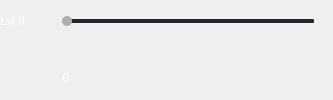
                <widget class="QFrame" name="frm_rfrsh_rate_lvl_2">
                 <property name="minimumSize">
                  <size>
                   <width>333</width>
                   <height>0</height>
                  </size>
                 </property>
                 <property name="maximumSize">
                  <size>
                   <width>333</width>
                   <height>16777215</height>
                  </size>
                 </property>
                 <property name="frameShape">
                  <enum>QFrame::NoFrame</enum>
                 </property>
                 <property name="frameShadow">
                  <enum>QFrame::Plain</enum>
                 </property>
                 <property name="lineWidth">
                  <number>0</number>
                 </property>
                 <layout class="QGridLayout" name="gridLayout_14">
                  <property name="leftMargin">
                   <number>0</number>
                  </property>
                  <property name="topMargin">
                   <number>0</number>
                  </property>
                  <property name="rightMargin">
                   <number>0</number>
                  </property>
                  <property name="bottomMargin">
                   <number>0</number>
                  </property>
                  <property name="spacing">
                   <number>0</number>
                  </property>
                  <item row="1" column="0" colspan="2">
                   <spacer name="verticalSpacer_14">
                    <property name="orientation">
                     <enum>Qt::Vertical</enum>
                    </property>
                    <property name="sizeType">
                     <enum>QSizePolicy::Fixed</enum>
                    </property>
                    <property name="sizeHint" stdset="0">
                     <size>
                      <width>20</width>
                      <height>6</height>
                     </size>
                    </property>
                   </spacer>
                  </item>
                  <item row="0" column="0">
                   <widget class="QLabel" name="lbl_txt_rfrsh_rate_lvl_2">
                    <property name="minimumSize">
                     <size>
                      <width>43</width>
                      <height>10</height>
                     </size>
                    </property>
                    <property name="maximumSize">
                     <size>
                      <width>43</width>
                      <height>10</height>
                     </size>
                    </property>
                    <property name="font">
                     <font>
                      <family>Tahoma</family>
                      <pointsize>9</pointsize>
                      <stylestrategy>PreferAntialias</stylestrategy>
                      <kerning>true</kerning>
                     </font>
                    </property>
                    <property name="styleSheet">
                     <string notr="true">color: white;</string>
                    </property>
                    <property name="lineWidth">
                     <number>0</number>
                    </property>
                    <property name="text">
                     <string>Lvl II</string>
                    </property>
                   </widget>
                  </item>
                  <item row="0" column="1">
                   <widget class="QFrame" name="frm_sldr_rfrsh_rate_lvl_2">
                    <property name="minimumSize">
                     <size>
                      <width>290</width>
                      <height>16</height>
                     </size>
                    </property>
                    <property name="maximumSize">
                     <size>
                      <width>290</width>
                      <height>16</height>
                     </size>
                    </property>
                    <property name="frameShape">
                     <enum>QFrame::NoFrame</enum>
                    </property>
                    <property name="frameShadow">
                     <enum>QFrame::Plain</enum>
                    </property>
                    <property name="lineWidth">
                     <number>0</number>
                    </property>
                    <layout class="QHBoxLayout" name="horizontalLayout_10">
                     <property name="spacing">
                      <number>0</number>
                     </property>
                     <property name="leftMargin">
                      <number>6</number>
                     </property>
                     <property name="topMargin">
                      <number>0</number>
                     </property>
                     <property name="rightMargin">
                      <number>5</number>
                     </property>
                     <property name="bottomMargin">
                      <number>0</number>
                     </property>
                     <item>
                      <widget class="QSlider" name="hrzntlSldr_rfrsh_rate_lvl_2">
                       <property name="sizePolicy">
                        <sizepolicy hsizetype="Expanding" vsizetype="Preferred">
                         <horstretch>0</horstretch>
                         <verstretch>0</verstretch>
                        </sizepolicy>
                       </property>
                       <property name="minimumSize">
                        <size>
                         <width>279</width>
                         <height>16</height>
                        </size>
                       </property>
                       <property name="maximumSize">
                        <size>
                         <width>279</width>
                         <height>16</height>
                        </size>
                       </property>
                       <property name="styleSheet">
                        <string notr="true">QSlider::groove:horizontal {
	width: 252;
    border-radius: 0px;
    height: 4px;
}
QSlider::add-page:qlineargradient {
	background: #232631;
	border-top-right-radius: 1px;
	border-bottom-right-radius: 1px;
	border-top-left-radius: 0px;
	border-bottom-left-radius: 0px;
}
QSlider::sub-page:qlineargradient {
	background: #00e39b;
	border-top-right-radius: 0px;
	border-bottom-right-radius: 0px;
	border-top-left-radius: 1px;
	border-bottom-left-radius: 1px;
}
QSlider::handle:horizontal {
	width: 12px;
	height: 12px;
    background: qradialgradient(cx: 0.5, cy: 0.5, radius: 0.5, fx: 0.5, fy: 0.5, stop: 0.75 #afafaf, stop: 0.90 transparent);
	margin: -4px -1px -4px -1px;
}</string>
                       </property>
                       <property name="minimum">
                        <number>50</number>
                       </property>
                       <property name="maximum">
                        <number>7200</number>
                       </property>
                       <property name="singleStep">
                        <number>50</number>
                       </property>
                       <property name="pageStep">
                        <number>50</number>
                       </property>
                       <property name="value">
                        <number>50</number>
                       </property>
                       <property name="sliderPosition">
                        <number>50</number>
                       </property>
                       <property name="orientation">
                        <enum>Qt::Horizontal</enum>
                       </property>
                      </widget>
                     </item>
                    </layout>
                   </widget>
                  </item>
                  <item row="3" column="1">
                   <widget class="QFrame" name="frm_lbl_rfrsh_rate_lvl_2">
                    <property name="minimumSize">
                     <size>
                      <width>290</width>
                      <height>14</height>
                     </size>
                    </property>
                    <property name="maximumSize">
                     <size>
                      <width>290</width>
                      <height>14</height>
                     </size>
                    </property>
                    <property name="frameShape">
                     <enum>QFrame::NoFrame</enum>
                    </property>
                    <property name="frameShadow">
                     <enum>QFrame::Plain</enum>
                    </property>
                    <property name="lineWidth">
                     <number>0</number>
                    </property>
                    <widget class="QLabel" name="lbl_crrnt_rfrsh_rate_lvl_2">
                     <property name="geometry">
                      <rect>
                       <x>0</x>
                       <y>0</y>
                       <width>44</width>
                       <height>14</height>
                      </rect>
                     </property>
                     <property name="sizePolicy">
                      <sizepolicy hsizetype="Fixed" vsizetype="Fixed">
                       <horstretch>0</horstretch>
                       <verstretch>0</verstretch>
                      </sizepolicy>
                     </property>
                     <property name="minimumSize">
                      <size>
                       <width>44</width>
                       <height>14</height>
                      </size>
                     </property>
                     <property name="maximumSize">
                      <size>
                       <width>44</width>
                       <height>14</height>
                      </size>
                     </property>
                     <property name="styleSheet">
                      <string notr="true">padding: 0 7px 0 9px;
color: white;</string>
                     </property>
                     <property name="text">
                      <string notr="true">0</string>
                     </property>
                     <property name="alignment">
                      <set>Qt::AlignCenter</set>
                     </property>
                    </widget>
                   </widget>
                  </item>
                  <item row="2" column="1">
                   <widget class="QFrame" name="frm_sldr_img_rfrsh_rate_lvl_2">
                    <property name="minimumSize">
                     <size>
                      <width>290</width>
                      <height>10</height>
                     </size>
                    </property>
                    <property name="maximumSize">
                     <size>
                      <width>290</width>
                      <height>10</height>
                     </size>
                    </property>
                    <property name="styleSheet">
                     <string notr="true"/>
                    </property>
                    <property name="frameShape">
                     <enum>QFrame::NoFrame</enum>
                    </property>
                    <property name="frameShadow">
                     <enum>QFrame::Plain</enum>
                    </property>
                    <property name="lineWidth">
                     <number>0</number>
                    </property>
                    <layout class="QHBoxLayout" name="horizontalLayout_16">
                     <property name="spacing">
                      <number>0</number>
                     </property>
                     <property name="leftMargin">
                      <number>6</number>
                     </property>
                     <property name="topMargin">
                      <number>0</number>
                     </property>
                     <property name="rightMargin">
                      <number>5</number>
                     </property>
                     <property name="bottomMargin">
                      <number>0</number>
                     </property>
                     <item>
                      <widget class="QLabel" name="lbl_sldr_img_rfrsh_rate_lvl_2">
                       <property name="minimumSize">
                        <size>
                         <width>252</width>
                         <height>10</height>
                        </size>
                       </property>
                       <property name="maximumSize">
                        <size>
                         <width>252</width>
                         <height>10</height>
                        </size>
                       </property>
                       <property name="styleSheet">
                        <string notr="true">background-image: url(:/images/background_refresh_rate_slider.png) ;</string>
                       </property>
                       <property name="text">
                        <string notr="true"/>
                       </property>
                      </widget>
                     </item>
                    </layout>
                   </widget>
                  </item>
                 </layout>
                </widget>
